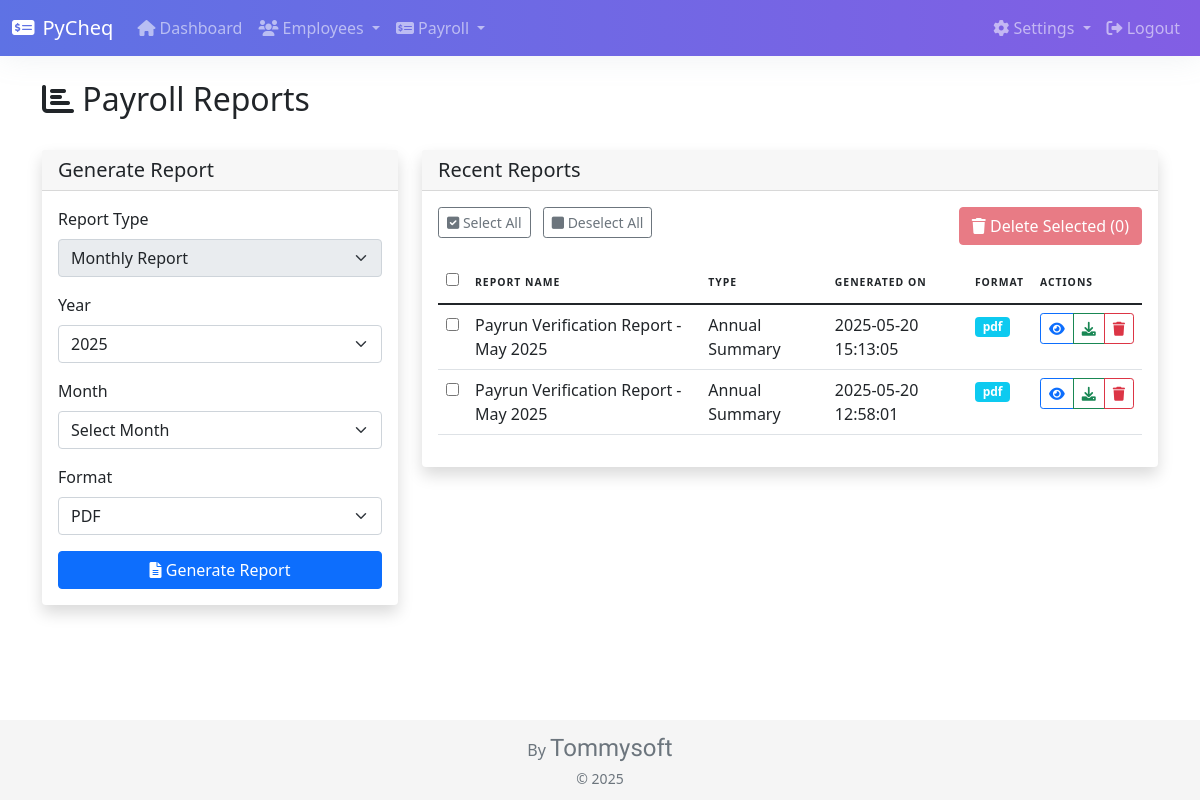
/payroll_reports (signed in), run on the app's committed database.
### models.py (models this page shows)
class Report(db.Model):
    id = db.Column(db.String(100), primary_key=True)
    name = db.Column(db.String(200), nullable=False)
    type = db.Column(db.String(50), nullable=False)
    format = db.Column(db.String(10), nullable=False)
    generated_at = db.Column(db.DateTime, default=datetime.now)
    year = db.Column(db.Integer, nullable=False)
    month = db.Column(db.Integer, nullable=True)
    file_path = db.Column(db.String(255), nullable=False)

### app.py (the view, shortened to what this page needs)
@app.route('/payroll_reports', methods=['GET', 'POST'])
@login_required
def payroll_reports():
    year = datetime.now().year
    month = datetime.now().month
    report_type = 'monthly'
    report_format = 'pdf'
    reports = []
    generate_report = False
    if request.method == 'POST':
        year = request.form.get('year', datetime.now().year, type=int)
        month = request.form.get('month', type=int)  # Month can be None for annual reports
        report_type = request.form.get('report_type', 'monthly')
        report_format = request.form.get('format', 'pdf')
        generate_report = True  # Only generate when form is submitted
    else:
        year = request.args.get('year', datetime.now().year, type=int)
        month = request.args.get('month', datetime.now().month, type=int)
        report_type = request.args.get('type', 'monthly')
        report_format = request.args.get('format', 'pdf')
        generate_report = request.args.get('generate', 'false').lower() == 'true'
    existing_reports = Report.query.order_by(Report.generated_at.desc()).all()
    reports_dir = os.path.join(app.static_folder, 'reports')
    os.makedirs(reports_dir, exist_ok=True)
    for report in existing_reports:
        reports.append({
            'name': report.name,
            'period': f"{get_month_name(report.month)} {report.year}" if report.month else f"Year {report.year}",
            'type': 'Monthly Summary' if report.type == 'monthly' else 'Annual Summary',
            'format': report.format,
            'generated_at': report.generated_at.strftime('%Y-%m-%d %H:%M:%S'),
            'id': report.id
        })
    return render_template('payroll_reports.html',
                         reports=reports,
                         year=year,
                         month=month,
                         report_type=report_type,
                         report_format=report_format)

### app.py (called while the page is built)
@app.template_filter('get_month_name')
def get_month_name(month_number):
    month_names = ['January', 'February', 'March', 'April', 'May', 'June',
                  'July', 'August', 'September', 'October', 'November', 'December']
    return month_names[month_number - 1] if 1 <= month_number <= 12 else ''

@login_manager.user_loader
def load_user(user_id):
    return User.query.get(int(user_id))

### templates/payroll_reports.html (shortened to what this page needs)
{% extends "base.html" %}
{% block content %}
<div class="container">
    <div class="row mb-4">
        <div class="col">
            <h2><i class="fas fa-chart-bar"></i> Payroll Reports</h2>
        </div>
    </div>
    <div class="row">
        <div class="col-md-4 mb-4">
            <div class="card shadow">
                <div class="card-header">
                    <h5 class="mb-0">Generate Report</h5>
                </div>
                <div class="card-body">
                    <form method="POST">
                        <div class="mb-3">
                            <label class="form-label">Report Type</label>
                            <select class="form-select" name="report_type" required disabled>
                                <option value="monthly" selected>Monthly Report</option>
                            </select>
                        </div>
                        <div class="mb-3">
                            <label class="form-label">Year</label>
                            <select class="form-select" name="year" required>
                                <option value="2025">2025</option>
                            </select>
                        </div>
                        <div class="mb-3">
                            <label class="form-label">Month</label>
                            <select class="form-select" name="month">
                                <option value="">Select Month</option>
                            </select>
                        </div>
                        <div class="mb-3">
                            <label class="form-label">Format</label>
                            <select class="form-select" name="format" required>
                                <option value="pdf">PDF</option>
                            </select>
                        </div>
                        <button type="submit" class="btn btn-primary w-100">
                            <i class="fas fa-file-alt"></i> Generate Report
                        </button>
                    </form>
                </div>
            </div>
        </div>
        <div class="col-md-8">
            <div class="card shadow">
                <div class="card-header">
                    <h5 class="mb-0">Recent Reports</h5>
                </div>
                <div class="card-body">
                    <form id="batch-delete-form" action="{{ url_for('delete_multiple_reports') }}" method="POST">
                        <div class="d-flex justify-content-between mb-3">
                            <div>
                                <button type="button" id="select-all-btn" class="btn btn-sm btn-outline-secondary me-2">
                                    <i class="fas fa-check-square"></i> Select All
                                </button>
                                <button type="button" id="deselect-all-btn" class="btn btn-sm btn-outline-secondary">
                                    <i class="fas fa-square"></i> Deselect All
                                </button>
                            </div>
                            <button type="button" id="delete-selected-btn" class="btn btn-danger" disabled>
                            </button>
                        </div>
                        <div class="table-responsive">
                            <table class="table table-hover">
                                <thead>
                                    <tr>
                                        <th><input type="checkbox" id="select-all-checkbox"></th>
                                        <th>Report Name</th>
                                        <th>Type</th>
                                        <th>Generated On</th>
                                        <th>Format</th>
                                        <th>Actions</th>
                                    </tr>
                                </thead>
                                <tbody>
                                    {% for report in reports %}
                                    <tr>
                                        <td>
                                            <input type="checkbox" name="report_ids" value="{{ report.id }}" class="report-checkbox">
                                        </td>
                                        <td>{{ report.name }}</td>
                                        <td>{{ report.type }}</td>
                                        <td>{{ report.generated_at }}</td>
                                        <td>
                                            <span class="badge bg-info">{{ report.format }}</span>
                                        </td>
                                        <td>
                                            <div class="btn-group">
                                                <a href="{{ url_for('view_report', id=report.id) }}" class="btn btn-sm btn-outline-primary" title="View Report">
                                                    <i class="fas fa-eye"></i>
                                                </a>
                                                <a href="{{ url_for('download_report', id=report.id) }}" class="btn btn-sm btn-outline-success" title="Download Report">
                                                    <i class="fas fa-download"></i>
                                                </a>
                                                <a href="{{ url_for('delete_report', id=report.id) }}" class="btn btn-sm btn-outline-danger" title="Delete Report" onclick="return confirm('Are you sure you want to delete this report?');">
                                                    <i class="fas fa-trash"></i>
                                                </a>
                                            </div>
                                        </td>
                                    </tr>
                                    {% endfor %}
                                </tbody>
                            </table>
                        </div>
                    </form>
                </div>
            </div>
        </div>
    </div>
</div>
{% endblock %}

### templates/base.html (style rules this page uses)
.card { box-shadow: 0 0 2rem 0 rgba(136,152,170,.15); border: 0; }
.table thead th { font-size: .65rem; padding-top: .75rem; padding-bottom: .75rem; letter-spacing: 1px; text-transform: uppercase; border-bottom: 1px solid #e9ecef; }
html { position: relative; min-height: 100%; }
body { margin-bottom: 80px; }

### data on the page
Report: name "Payrun Verification Report - May 2025", type "Annual Summary", generated_at "2025-05-20 15:13:05", format "pdf"
Report: name "Payrun Verification Report - May 2025", type "Annual Summary", generated_at "2025-05-20 12:58:01", format "pdf"
